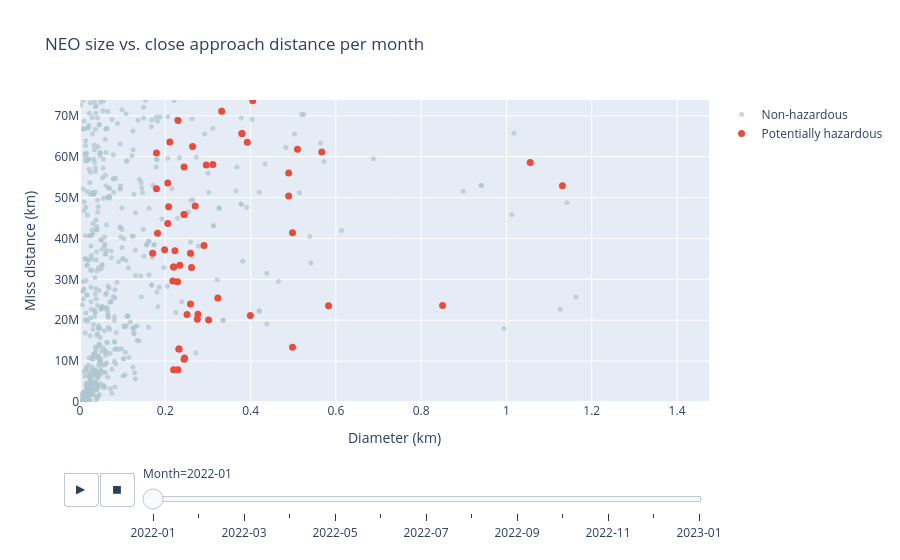

The notebook cell saved with this chart:
### Code cell
import plotly.express as px

# Create a filtered dataframe to remove extreme outliers for better visualization
q99_x = df['size_avg_km'].quantile(0.99)
q99_y = df['miss_dist_km'].quantile(0.99)
df_filtered = df[(df['size_avg_km'] <= q99_x) & (df['miss_dist_km'] <= q99_y)].copy()

df_filtered['hazardous_label'] = df_filtered['hazardous'].map(
    {True: 'Potentially hazardous', False: 'Non-hazardous'})
df_filtered['month'] = df_filtered['date'].dt.to_period('M').astype(str)

fig = px.scatter(
    df_filtered,
    x='size_avg_km',
    y='miss_dist_km',
    color='hazardous_label',
    hover_name='name',
    animation_frame='month',
    color_discrete_map={
        'Potentially hazardous': '#e74c3c',
        'Non-hazardous':         '#aec6cf',
    },
    opacity=0.9,
    title='NEO size vs. close approach distance per month',
    labels={
        'size_avg_km':     'Diameter (km)',
        'miss_dist_km':    'Miss distance (km)',
        'hazardous_label': '',
        'month':           'Month',
    },
    range_x=[0, q99_x],
    range_y=[0, q99_y],
    category_orders={'month': sorted(df_filtered['month'].unique())}
)

fig.update_traces(marker=dict(size=4))

fig.for_each_trace(lambda t: t.update(
    marker=dict(size=7, opacity=1.0)
    if t.name == 'Potentially hazardous'
    else dict(size=5, opacity=0.7)
))

fig.show()
# This interactive scatter plot allows us to explore the relationship between NEO size and miss distance over time, with clear color differentiation for hazardous vs. non-hazardous objects.

### Figure 1 — Plotly figure (JSON) as saved in the notebook; plotly's stock layout.template omitted (floating-point values rounded to 4 significant figures; data arrays with more than 128 entries replaced by an {"elided": "..."} marker saying what was removed)
{"data": [{"hovertemplate": "<b>%{hovertext}</b><br><br>=Non-hazardous<br>Month=2022-01<br>Diameter (km)=%{x}<br>Miss distance (km)=%{y}<extra></extra>", "hovertext": {"elided": "540 str values"}, "legendgroup": "Non-hazardous", "marker": {"color": "#aec6cf", "opacity": 0.7, "size": 5, "symbol": "circle"}, "mode": "markers", "name": "Non-hazardous", "orientation": "v", "showlegend": true, "type": "scatter", "x": {"elided": "540 float values"}, "xaxis": "x", "y": {"elided": "540 float values"}, "yaxis": "y"}, {"hovertemplate": "<b>%{hovertext}</b><br><br>=Potentially hazardous<br>Month=2022-01<br>Diameter (km)=%{x}<br>Miss distance (km)=%{y}<extra></extra>", "hovertext": ["363505 (2003 UC20)", "488490 (2000 AF205)", "(2007 TL23)", "(2019 FZ)", "(2018 XY3)", "352102 (2007 AG12)", "(2003 YS17)", "(2008 DJ)", "(2011 JR13)", "496860 (1999 XL136)", "494697 (2004 SW55)", "216523 (2001 HY7)", "(2016 GD241)", "(2016 GD241)", "(2019 VG6)", "348314 (2005 BC)", "(2022 CQ3)", "(2018 FJ5)", "(2022 BA)", "375054 (2007 PF6)", "(2019 OO)", "(2016 DL)", "(2019 OO)", "(2016 DL)", "(2015 YU7)", "(2021 UQ1)", "(2015 TY237)", "(2004 LY5)", "137108 (1999 AN10)", "(2022 BJ)", "412983 (1996 FO3)", "(2020 AD3)", "(2018 BP)", "(2019 NE2)", "(2022 CN1)", "85990 (1999 JV6)", "85990 (1999 JV6)", "(2016 AZ8)", "(2021 PT)", "(2022 AY1)", "438955 (2010 LN14)", "(2019 CH1)", "(2012 VE46)", "455184 (2000 ED14)", "(2019 AG13)", "250680 (2005 QC5)", "264357 (2000 AZ93)", "(2021 NT1)", "(2000 QV7)", "(2019 OR1)", "(2022 AC1)", "(2021 SP4)", "277570 (2005 YP180)", "378160 (2006 WX1)"], "legendgroup": "Potentially hazardous", "marker": {"color": "#e74c3c", "opacity": 1, "size": 7, "symbol": "circle"}, "mode": "markers", "name": "Potentially hazardous", "orientation": "v", "showlegend": true, "type": "scatter", "x": [0.8502, 0.1793, 0.2175, 0.2299, 0.4893, 0.5669, 0.2058, 0.3233, 0.4893, 0.4984, 0.3017, 0.3116, 0.2196, 0.2196, 0.2441, 1.131, 0.2226, 0.4051, 0.2299, 0.2962, 0.2441, 0.232, 0.2441, 0.232, 0.2288, 0.2591, 0.2078, 0.1984, 1.056, 0.2196, 0.3995, 0.2058, 0.3323, 0.2591, 0.2342, 0.3798, 0.3798, 0.2615, 0.1818, 0.1704, 0.2701, 0.2452, 0.3922, 0.2441, 0.1793, 0.51, 0.2509, 0.2908, 0.2106, 0.264, 0.2751, 0.2764, 0.5828, 0.4984], "xaxis": "x", "y": [23590000.0, 60910000.0, 29570000.0, 68850000.0, 50360000.0, 61120000.0, 43640000.0, 25460000.0, 55980000.0, 13400000.0, 20030000.0, 58060000.0, 32990000.0, 32990000.0, 10460000.0, 52890000.0, 37010000.0, 73650000.0, 7874000.0, 57930000.0, 45860000.0, 12950000.0, 45860000.0, 12950000.0, 29380000.0, 23950000.0, 47760000.0, 37250000.0, 58600000.0, 7892000.0, 21170000.0, 53560000.0, 71090000.0, 36360000.0, 33450000.0, 65670000.0, 65670000.0, 32860000.0, 41280000.0, 36350000.0, 47910000.0, 10790000.0, 63520000.0, 57440000.0, 52130000.0, 61790000.0, 21380000.0, 38290000.0, 63600000.0, 62480000.0, 20260000.0, 21450000.0, 23560000.0, 41400000.0], "yaxis": "y"}], "layout": {"legend": {"title": {"text": ""}, "tracegroupgap": 0}, "sliders": [{"active": 0, "currentvalue": {"prefix": "Month="}, "len": 0.9, "pad": {"b": 10, "t": 60}, "steps": [{"args": [["2022-01"], {"frame": {"duration": 0, "redraw": false}, "fromcurrent": true, "mode": "immediate", "transition": {"duration": 0, "easing": "linear"}}], "label": "2022-01", "method": "animate"}, {"args": [["2022-02"], {"frame": {"duration": 0, "redraw": false}, "fromcurrent": true, "mode": "immediate", "transition": {"duration": 0, "easing": "linear"}}], "label": "2022-02", "method": "animate"}, {"args": [["2022-03"], {"frame": {"duration": 0, "redraw": false}, "fromcurrent": true, "mode": "immediate", "transition": {"duration": 0, "easing": "linear"}}], "label": "2022-03", "method": "animate"}, {"args": [["2022-04"], {"frame": {"duration": 0, "redraw": false}, "fromcurrent": true, "mode": "immediate", "transition": {"duration": 0, "easing": "linear"}}], "label": "2022-04", "method": "animate"}, {"args": [["2022-05"], {"frame": {"duration": 0, "redraw": false}, "fromcurrent": true, "mode": "immediate", "transition": {"duration": 0, "easing": "linear"}}], "label": "2022-05", "method": "animate"}, {"args": [["2022-06"], {"frame": {"duration": 0, "redraw": false}, "fromcurrent": true, "mode": "immediate", "transition": {"duration": 0, "easing": "linear"}}], "label": "2022-06", "method": "animate"}, {"args": [["2022-07"], {"frame": {"duration": 0, "redraw": false}, "fromcurrent": true, "mode": "immediate", "transition": {"duration": 0, "easing": "linear"}}], "label": "2022-07", "method": "animate"}, {"args": [["2022-08"], {"frame": {"duration": 0, "redraw": false}, "fromcurrent": true, "mode": "immediate", "transition": {"duration": 0, "easing": "linear"}}], "label": "2022-08", "method": "animate"}, {"args": [["2022-09"], {"frame": {"duration": 0, "redraw": false}, "fromcurrent": true, "mode": "immediate", "transition": {"duration": 0, "easing": "linear"}}], "label": "2022-09", "method": "animate"}, {"args": [["2022-10"], {"frame": {"duration": 0, "redraw": false}, "fromcurrent": true, "mode": "immediate", "transition": {"duration": 0, "easing": "linear"}}], "label": "2022-10", "method": "animate"}, {"args": [["2022-11"], {"frame": {"duration": 0, "redraw": false}, "fromcurrent": true, "mode": "immediate", "transition": {"duration": 0, "easing": "linear"}}], "label": "2022-11", "method": "animate"}, {"args": [["2022-12"], {"frame": {"duration": 0, "redraw": false}, "fromcurrent": true, "mode": "immediate", "transition": {"duration": 0, "easing": "linear"}}], "label": "2022-12", "method": "animate"}, {"args": [["2023-01"], {"frame": {"duration": 0, "redraw": false}, "fromcurrent": true, "mode": "immediate", "transition": {"duration": 0, "easing": "linear"}}], "label": "2023-01", "method": "animate"}], "x": 0.1, "xanchor": "left", "y": 0, "yanchor": "top"}], "title": {"text": "NEO size vs. close approach distance per month"}, "updatemenus": [{"buttons": [{"args": [null, {"frame": {"duration": 500, "redraw": false}, "fromcurrent": true, "mode": "immediate", "transition": {"duration": 500, "easing": "linear"}}], "label": "&#9654;", "method": "animate"}, {"args": [[null], {"frame": {"duration": 0, "redraw": false}, "fromcurrent": true, "mode": "immediate", "transition": {"duration": 0, "easing": "linear"}}], "label": "&#9724;", "method": "animate"}], "direction": "left", "pad": {"r": 10, "t": 70}, "showactive": false, "type": "buttons", "x": 0.1, "xanchor": "right", "y": 0, "yanchor": "top"}], "xaxis": {"anchor": "y", "domain": [0, 1], "range": [0, 1.475], "title": {"text": "Diameter (km)"}}, "yaxis": {"anchor": "x", "domain": [0, 1], "range": [0, 73850000.0], "title": {"text": "Miss distance (km)"}}}}
